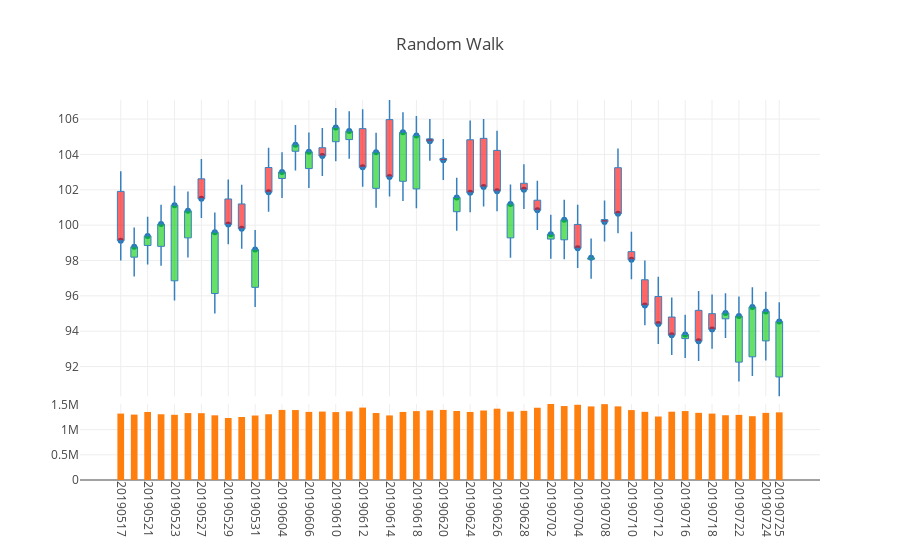

The notebook cell saved with this chart:
### Code cell
fig1 = dgc.PlotlyCandles(df_pseudo.iloc[-50:],number_of_ticks_display=20,title='Random Walk')
iplot(fig1.get_figure())

### Figure 1 — Plotly figure (JSON) as saved in the notebook; plotly's stock layout.template omitted (floating-point values rounded to 4 significant figures)
{"data": [{"hoverinfo": "text", "mode": "markers", "text": ["date: 20190517.0<br>open: 101.91<br>high: 103.05<br>low: 98.0<br>close: 99.12<br>volume: 1317099.0", "date: 20190520.0<br>open: 98.19<br>high: 99.86<br>low: 97.09<br>close: 98.77<br>volume: 1297101.0", "date: 20190521.0<br>open: 98.85<br>high: 100.48<br>low: 97.77<br>close: 99.39<br>volume: 1349345.0", "date: 20190522.0<br>open: 98.8<br>high: 101.16<br>low: 97.7<br>close: 100.06<br>volume: 1303767.0", "date: 20190523.0<br>open: 96.85<br>high: 102.23<br>low: 95.74<br>close: 101.12<br>volume: 1293155.0", "date: 20190524.0<br>open: 99.28<br>high: 101.91<br>low: 98.17<br>close: 100.81<br>volume: 1327404.0", "date: 20190527.0<br>open: 102.62<br>high: 103.74<br>low: 100.4<br>close: 101.49<br>volume: 1325228.0", "date: 20190528.0<br>open: 96.13<br>high: 100.72<br>low: 95.0<br>close: 99.6<br>volume: 1282694.0", "date: 20190529.0<br>open: 101.48<br>high: 102.58<br>low: 98.92<br>close: 100.03<br>volume: 1229502.0", "date: 20190530.0<br>open: 101.2<br>high: 102.29<br>low: 98.67<br>close: 99.79<br>volume: 1249271.0", "date: 20190531.0<br>open: 96.48<br>high: 99.73<br>low: 95.37<br>close: 98.62<br>volume: 1278860.0", "date: 20190603.0<br>open: 103.26<br>high: 104.38<br>low: 100.76<br>close: 101.86<br>volume: 1304090.0", "date: 20190604.0<br>open: 102.64<br>high: 104.12<br>low: 101.53<br>close: 103.01<br>volume: 1390095.0", "date: 20190605.0<br>open: 104.18<br>high: 105.66<br>low: 103.09<br>close: 104.55<br>volume: 1387546.0", "date: 20190606.0<br>open: 103.2<br>high: 105.24<br>low: 102.1<br>close: 104.15<br>volume: 1350877.0", "date: 20190607.0<br>open: 104.38<br>high: 105.49<br>low: 102.78<br>close: 103.91<br>volume: 1357093.0", "date: 20190610.0<br>open: 104.72<br>high: 106.63<br>low: 103.61<br>close: 105.52<br>volume: 1347121.0", "date: 20190611.0<br>open: 104.84<br>high: 106.44<br>low: 103.76<br>close: 105.32<br>volume: 1361006.0", "date: 20190612.0<br>open: 105.46<br>high: 106.55<br>low: 102.17<br>close: 103.27<br>volume: 1436072.0", "date: 20190613.0<br>open: 102.08<br>high: 105.23<br>low: 100.98<br>close: 104.13<br>volume: 1328566.0", "date: 20190614.0<br>open: 105.97<br>high: 107.08<br>low: 101.62<br>close: 102.73<br>volume: 1280587.0", "date: 20190617.0<br>open: 102.48<br>high: 106.38<br>low: 101.37<br>close: 105.25<br>volume: 1349745.0", "date: 20190618.0<br>open: 102.05<br>high: 106.17<br>low: 100.96<br>close: 105.07<br>volume: 1366529.0", "date: 20190619.0<br>open: 104.88<br>high: 106.0<br>low: 103.64<br>close: 104.75<br>volume: 1379434.0", "date: 20190620.0<br>open: 103.77<br>high: 104.87<br>low: 102.55<br>close: 103.67<br>volume: 1390020.0", "date: 20190621.0<br>open: 100.76<br>high: 102.68<br>low: 99.68<br>close: 101.57<br>volume: 1368857.0", "date: 20190624.0<br>open: 104.83<br>high: 105.92<br>low: 100.73<br>close: 101.83<br>volume: 1349611.0", "date: 20190625.0<br>open: 104.91<br>high: 106.01<br>low: 101.06<br>close: 102.16<br>volume: 1378415.0", "date: 20190626.0<br>open: 104.23<br>high: 105.34<br>low: 100.78<br>close: 101.92<br>volume: 1414065.0", "date: 20190627.0<br>open: 99.28<br>high: 102.3<br>low: 98.16<br>close: 101.2<br>volume: 1355548.0", "date: 20190628.0<br>open: 102.37<br>high: 103.45<br>low: 100.91<br>close: 102.0<br>volume: 1371480.0", "date: 20190701.0<br>open: 101.41<br>high: 102.51<br>low: 99.72<br>close: 100.84<br>volume: 1433200.0", "date: 20190702.0<br>open: 99.21<br>high: 100.59<br>low: 98.1<br>close: 99.49<br>volume: 1507285.0", "date: 20190703.0<br>open: 99.17<br>high: 101.43<br>low: 98.07<br>close: 100.3<br>volume: 1467061.0", "date: 20190704.0<br>open: 100.04<br>high: 101.15<br>low: 97.57<br>close: 98.69<br>volume: 1491500.0", "date: 20190705.0<br>open: 98.07<br>high: 99.25<br>low: 96.97<br>close: 98.15<br>volume: 1459459.0", "date: 20190708.0<br>open: 100.31<br>high: 101.4<br>low: 99.07<br>close: 100.18<br>volume: 1504075.0", "date: 20190709.0<br>open: 103.25<br>high: 104.33<br>low: 99.54<br>close: 100.64<br>volume: 1460040.0", "date: 20190710.0<br>open: 98.5<br>high: 99.62<br>low: 96.94<br>close: 98.04<br>volume: 1386740.0", "date: 20190711.0<br>open: 96.91<br>high: 98.0<br>low: 94.34<br>close: 95.46<br>volume: 1352060.0", "date: 20190712.0<br>open: 95.96<br>high: 97.08<br>low: 93.27<br>close: 94.4<br>volume: 1259117.0", "date: 20190715.0<br>open: 94.8<br>high: 95.91<br>low: 92.65<br>close: 93.77<br>volume: 1354809.0", "date: 20190716.0<br>open: 93.58<br>high: 94.93<br>low: 92.48<br>close: 93.81<br>volume: 1367099.0", "date: 20190717.0<br>open: 95.18<br>high: 96.27<br>low: 92.31<br>close: 93.43<br>volume: 1332122.0", "date: 20190718.0<br>open: 94.99<br>high: 96.07<br>low: 93.01<br>close: 94.1<br>volume: 1316868.0", "date: 20190719.0<br>open: 94.7<br>high: 96.14<br>low: 93.61<br>close: 95.03<br>volume: 1284454.0", "date: 20190722.0<br>open: 92.25<br>high: 95.96<br>low: 91.15<br>close: 94.86<br>volume: 1291802.0", "date: 20190723.0<br>open: 92.55<br>high: 96.48<br>low: 91.47<br>close: 95.37<br>volume: 1265041.0", "date: 20190724.0<br>open: 93.45<br>high: 96.23<br>low: 92.34<br>close: 95.12<br>volume: 1331263.0", "date: 20190725.0<br>open: 91.41<br>high: 95.64<br>low: 90.31<br>close: 94.55<br>volume: 1341539.0"], "type": "scatter", "uid": "d278c23a-aed5-11e9-acbd-8c859025e7f9", "x": [1, 2, 3, 4, 5, 6, 7, 8, 9, 10, 11, 12, 13, 14, 15, 16, 17, 18, 19, 20, 21, 22, 23, 24, 25, 26, 27, 28, 29, 30, 31, 32, 33, 34, 35, 36, 37, 38, 39, 40, 41, 42, 43, 44, 45, 46, 47, 48, 49, 50], "xaxis": "x", "y": [99.12, 98.77, 99.39, 100.1, 101.1, 100.8, 101.5, 99.6, 100.0, 99.79, 98.62, 101.9, 103.0, 104.5, 104.2, 103.9, 105.5, 105.3, 103.3, 104.1, 102.7, 105.2, 105.1, 104.8, 103.7, 101.6, 101.8, 102.2, 101.9, 101.2, 102, 100.8, 99.49, 100.3, 98.69, 98.15, 100.2, 100.6, 98.04, 95.46, 94.4, 93.77, 93.81, 93.43, 94.1, 95.03, 94.86, 95.37, 95.12, 94.55], "yaxis": "y"}, {"type": "bar", "uid": "d27a31b4-aed5-11e9-bb1f-8c859025e7f9", "width": 0.5, "x": [1, 2, 3, 4, 5, 6, 7, 8, 9, 10, 11, 12, 13, 14, 15, 16, 17, 18, 19, 20, 21, 22, 23, 24, 25, 26, 27, 28, 29, 30, 31, 32, 33, 34, 35, 36, 37, 38, 39, 40, 41, 42, 43, 44, 45, 46, 47, 48, 49, 50], "xaxis": "x", "y": [1317099, 1297101, 1349345, 1303767, 1293155, 1327404, 1325228, 1282694, 1229502, 1249271, 1278860, 1304090, 1390095, 1387546, 1350877, 1357093, 1347121, 1361006, 1436072, 1328566, 1280587, 1349745, 1366529, 1379434, 1390020, 1368857, 1349611, 1378415, 1414065, 1355548, 1371480, 1433200, 1507285, 1467061, 1491500, 1459459, 1504075, 1460040, 1386740, 1352060, 1259117, 1354809, 1367099, 1332122, 1316868, 1284454, 1291802, 1265041, 1331263, 1341539], "yaxis": "y2"}], "layout": {"margin": {"t": 100}, "shapes": [{"line": {"color": "rgb(55, 128, 191)", "width": 1.5}, "type": "line", "x0": 1, "x1": 1, "y0": 98, "y1": 99.12}, {"line": {"color": "rgb(55, 128, 191)", "width": 1.5}, "type": "line", "x0": 2, "x1": 2, "y0": 97.09, "y1": 98.19}, {"line": {"color": "rgb(55, 128, 191)", "width": 1.5}, "type": "line", "x0": 3, "x1": 3, "y0": 97.77, "y1": 98.85}, {"line": {"color": "rgb(55, 128, 191)", "width": 1.5}, "type": "line", "x0": 4, "x1": 4, "y0": 97.7, "y1": 98.8}, {"line": {"color": "rgb(55, 128, 191)", "width": 1.5}, "type": "line", "x0": 5, "x1": 5, "y0": 95.74, "y1": 96.85}, {"line": {"color": "rgb(55, 128, 191)", "width": 1.5}, "type": "line", "x0": 6, "x1": 6, "y0": 98.17, "y1": 99.28}, {"line": {"color": "rgb(55, 128, 191)", "width": 1.5}, "type": "line", "x0": 7, "x1": 7, "y0": 100.4, "y1": 101.5}, {"line": {"color": "rgb(55, 128, 191)", "width": 1.5}, "type": "line", "x0": 8, "x1": 8, "y0": 95, "y1": 96.13}, {"line": {"color": "rgb(55, 128, 191)", "width": 1.5}, "type": "line", "x0": 9, "x1": 9, "y0": 98.92, "y1": 100.0}, {"line": {"color": "rgb(55, 128, 191)", "width": 1.5}, "type": "line", "x0": 10, "x1": 10, "y0": 98.67, "y1": 99.79}, {"line": {"color": "rgb(55, 128, 191)", "width": 1.5}, "type": "line", "x0": 11, "x1": 11, "y0": 95.37, "y1": 96.48}, {"line": {"color": "rgb(55, 128, 191)", "width": 1.5}, "type": "line", "x0": 12, "x1": 12, "y0": 100.8, "y1": 101.9}, {"line": {"color": "rgb(55, 128, 191)", "width": 1.5}, "type": "line", "x0": 13, "x1": 13, "y0": 101.5, "y1": 102.6}, {"line": {"color": "rgb(55, 128, 191)", "width": 1.5}, "type": "line", "x0": 14, "x1": 14, "y0": 103.1, "y1": 104.2}, {"line": {"color": "rgb(55, 128, 191)", "width": 1.5}, "type": "line", "x0": 15, "x1": 15, "y0": 102.1, "y1": 103.2}, {"line": {"color": "rgb(55, 128, 191)", "width": 1.5}, "type": "line", "x0": 16, "x1": 16, "y0": 102.8, "y1": 103.9}, {"line": {"color": "rgb(55, 128, 191)", "width": 1.5}, "type": "line", "x0": 17, "x1": 17, "y0": 103.6, "y1": 104.7}, {"line": {"color": "rgb(55, 128, 191)", "width": 1.5}, "type": "line", "x0": 18, "x1": 18, "y0": 103.8, "y1": 104.8}, {"line": {"color": "rgb(55, 128, 191)", "width": 1.5}, "type": "line", "x0": 19, "x1": 19, "y0": 102.2, "y1": 103.3}, {"line": {"color": "rgb(55, 128, 191)", "width": 1.5}, "type": "line", "x0": 20, "x1": 20, "y0": 101.0, "y1": 102.1}, {"line": {"color": "rgb(55, 128, 191)", "width": 1.5}, "type": "line", "x0": 21, "x1": 21, "y0": 101.6, "y1": 102.7}, {"line": {"color": "rgb(55, 128, 191)", "width": 1.5}, "type": "line", "x0": 22, "x1": 22, "y0": 101.4, "y1": 102.5}, {"line": {"color": "rgb(55, 128, 191)", "width": 1.5}, "type": "line", "x0": 23, "x1": 23, "y0": 101.0, "y1": 102.0}, {"line": {"color": "rgb(55, 128, 191)", "width": 1.5}, "type": "line", "x0": 24, "x1": 24, "y0": 103.6, "y1": 104.8}, {"line": {"color": "rgb(55, 128, 191)", "width": 1.5}, "type": "line", "x0": 25, "x1": 25, "y0": 102.5, "y1": 103.7}, {"line": {"color": "rgb(55, 128, 191)", "width": 1.5}, "type": "line", "x0": 26, "x1": 26, "y0": 99.68, "y1": 100.8}, {"line": {"color": "rgb(55, 128, 191)", "width": 1.5}, "type": "line", "x0": 27, "x1": 27, "y0": 100.7, "y1": 101.8}, {"line": {"color": "rgb(55, 128, 191)", "width": 1.5}, "type": "line", "x0": 28, "x1": 28, "y0": 101.1, "y1": 102.2}, {"line": {"color": "rgb(55, 128, 191)", "width": 1.5}, "type": "line", "x0": 29, "x1": 29, "y0": 100.8, "y1": 101.9}, {"line": {"color": "rgb(55, 128, 191)", "width": 1.5}, "type": "line", "x0": 30, "x1": 30, "y0": 98.16, "y1": 99.28}, {"line": {"color": "rgb(55, 128, 191)", "width": 1.5}, "type": "line", "x0": 31, "x1": 31, "y0": 100.9, "y1": 102}, {"line": {"color": "rgb(55, 128, 191)", "width": 1.5}, "type": "line", "x0": 32, "x1": 32, "y0": 99.72, "y1": 100.8}, {"line": {"color": "rgb(55, 128, 191)", "width": 1.5}, "type": "line", "x0": 33, "x1": 33, "y0": 98.1, "y1": 99.21}, {"line": {"color": "rgb(55, 128, 191)", "width": 1.5}, "type": "line", "x0": 34, "x1": 34, "y0": 98.07, "y1": 99.17}, {"line": {"color": "rgb(55, 128, 191)", "width": 1.5}, "type": "line", "x0": 35, "x1": 35, "y0": 97.57, "y1": 98.69}, {"line": {"color": "rgb(55, 128, 191)", "width": 1.5}, "type": "line", "x0": 36, "x1": 36, "y0": 96.97, "y1": 98.07}, {"line": {"color": "rgb(55, 128, 191)", "width": 1.5}, "type": "line", "x0": 37, "x1": 37, "y0": 99.07, "y1": 100.2}, {"line": {"color": "rgb(55, 128, 191)", "width": 1.5}, "type": "line", "x0": 38, "x1": 38, "y0": 99.54, "y1": 100.6}, {"line": {"color": "rgb(55, 128, 191)", "width": 1.5}, "type": "line", "x0": 39, "x1": 39, "y0": 96.94, "y1": 98.04}, {"line": {"color": "rgb(55, 128, 191)", "width": 1.5}, "type": "line", "x0": 40, "x1": 40, "y0": 94.34, "y1": 95.46}, {"line": {"color": "rgb(55, 128, 191)", "width": 1.5}, "type": "line", "x0": 41, "x1": 41, "y0": 93.27, "y1": 94.4}, {"line": {"color": "rgb(55, 128, 191)", "width": 1.5}, "type": "line", "x0": 42, "x1": 42, "y0": 92.65, "y1": 93.77}, {"line": {"color": "rgb(55, 128, 191)", "width": 1.5}, "type": "line", "x0": 43, "x1": 43, "y0": 92.48, "y1": 93.58}, {"line": {"color": "rgb(55, 128, 191)", "width": 1.5}, "type": "line", "x0": 44, "x1": 44, "y0": 92.31, "y1": 93.43}, {"line": {"color": "rgb(55, 128, 191)", "width": 1.5}, "type": "line", "x0": 45, "x1": 45, "y0": 93.01, "y1": 94.1}, {"line": {"color": "rgb(55, 128, 191)", "width": 1.5}, "type": "line", "x0": 46, "x1": 46, "y0": 93.61, "y1": 94.7}, {"line": {"color": "rgb(55, 128, 191)", "width": 1.5}, "type": "line", "x0": 47, "x1": 47, "y0": 91.15, "y1": 92.25}, {"line": {"color": "rgb(55, 128, 191)", "width": 1.5}, "type": "line", "x0": 48, "x1": 48, "y0": 91.47, "y1": 92.55}, {"line": {"color": "rgb(55, 128, 191)", "width": 1.5}, "type": "line", "x0": 49, "x1": 49, "y0": 92.34, "y1": 93.45}, {"line": {"color": "rgb(55, 128, 191)", "width": 1.5}, "type": "line", "x0": 50, "x1": 50, "y0": 90.31, "y1": 91.41}, {"fillcolor": "rgba(255, 0, 0, 0.6)", "line": {"color": "rgb(55, 128, 191)", "width": 1}, "type": "rect", "x0": 0.75, "x1": 1.25, "xref": "x", "y0": 99.12, "y1": 101.9, "yref": "y"}, {"fillcolor": "rgba(0, 204, 0, 0.6)", "line": {"color": "rgb(55, 128, 191)", "width": 1}, "type": "rect", "x0": 1.75, "x1": 2.25, "xref": "x", "y0": 98.19, "y1": 98.77, "yref": "y"}, {"fillcolor": "rgba(0, 204, 0, 0.6)", "line": {"color": "rgb(55, 128, 191)", "width": 1}, "type": "rect", "x0": 2.75, "x1": 3.25, "xref": "x", "y0": 98.85, "y1": 99.39, "yref": "y"}, {"fillcolor": "rgba(0, 204, 0, 0.6)", "line": {"color": "rgb(55, 128, 191)", "width": 1}, "type": "rect", "x0": 3.75, "x1": 4.25, "xref": "x", "y0": 98.8, "y1": 100.1, "yref": "y"}, {"fillcolor": "rgba(0, 204, 0, 0.6)", "line": {"color": "rgb(55, 128, 191)", "width": 1}, "type": "rect", "x0": 4.75, "x1": 5.25, "xref": "x", "y0": 96.85, "y1": 101.1, "yref": "y"}, {"fillcolor": "rgba(0, 204, 0, 0.6)", "line": {"color": "rgb(55, 128, 191)", "width": 1}, "type": "rect", "x0": 5.75, "x1": 6.25, "xref": "x", "y0": 99.28, "y1": 100.8, "yref": "y"}, {"fillcolor": "rgba(255, 0, 0, 0.6)", "line": {"color": "rgb(55, 128, 191)", "width": 1}, "type": "rect", "x0": 6.75, "x1": 7.25, "xref": "x", "y0": 101.5, "y1": 102.6, "yref": "y"}, {"fillcolor": "rgba(0, 204, 0, 0.6)", "line": {"color": "rgb(55, 128, 191)", "width": 1}, "type": "rect", "x0": 7.75, "x1": 8.25, "xref": "x", "y0": 96.13, "y1": 99.6, "yref": "y"}, {"fillcolor": "rgba(255, 0, 0, 0.6)", "line": {"color": "rgb(55, 128, 191)", "width": 1}, "type": "rect", "x0": 8.75, "x1": 9.25, "xref": "x", "y0": 100.0, "y1": 101.5, "yref": "y"}, {"fillcolor": "rgba(255, 0, 0, 0.6)", "line": {"color": "rgb(55, 128, 191)", "width": 1}, "type": "rect", "x0": 9.75, "x1": 10.25, "xref": "x", "y0": 99.79, "y1": 101.2, "yref": "y"}, {"fillcolor": "rgba(0, 204, 0, 0.6)", "line": {"color": "rgb(55, 128, 191)", "width": 1}, "type": "rect", "x0": 10.75, "x1": 11.25, "xref": "x", "y0": 96.48, "y1": 98.62, "yref": "y"}, {"fillcolor": "rgba(255, 0, 0, 0.6)", "line": {"color": "rgb(55, 128, 191)", "width": 1}, "type": "rect", "x0": 11.75, "x1": 12.25, "xref": "x", "y0": 101.9, "y1": 103.3, "yref": "y"}, {"fillcolor": "rgba(0, 204, 0, 0.6)", "line": {"color": "rgb(55, 128, 191)", "width": 1}, "type": "rect", "x0": 12.75, "x1": 13.25, "xref": "x", "y0": 102.6, "y1": 103.0, "yref": "y"}, {"fillcolor": "rgba(0, 204, 0, 0.6)", "line": {"color": "rgb(55, 128, 191)", "width": 1}, "type": "rect", "x0": 13.75, "x1": 14.25, "xref": "x", "y0": 104.2, "y1": 104.5, "yref": "y"}, {"fillcolor": "rgba(0, 204, 0, 0.6)", "line": {"color": "rgb(55, 128, 191)", "width": 1}, "type": "rect", "x0": 14.75, "x1": 15.25, "xref": "x", "y0": 103.2, "y1": 104.2, "yref": "y"}, {"fillcolor": "rgba(255, 0, 0, 0.6)", "line": {"color": "rgb(55, 128, 191)", "width": 1}, "type": "rect", "x0": 15.75, "x1": 16.25, "xref": "x", "y0": 103.9, "y1": 104.4, "yref": "y"}, {"fillcolor": "rgba(0, 204, 0, 0.6)", "line": {"color": "rgb(55, 128, 191)", "width": 1}, "type": "rect", "x0": 16.75, "x1": 17.25, "xref": "x", "y0": 104.7, "y1": 105.5, "yref": "y"}, {"fillcolor": "rgba(0, 204, 0, 0.6)", "line": {"color": "rgb(55, 128, 191)", "width": 1}, "type": "rect", "x0": 17.75, "x1": 18.25, "xref": "x", "y0": 104.8, "y1": 105.3, "yref": "y"}, {"fillcolor": "rgba(255, 0, 0, 0.6)", "line": {"color": "rgb(55, 128, 191)", "width": 1}, "type": "rect", "x0": 18.75, "x1": 19.25, "xref": "x", "y0": 103.3, "y1": 105.5, "yref": "y"}, {"fillcolor": "rgba(0, 204, 0, 0.6)", "line": {"color": "rgb(55, 128, 191)", "width": 1}, "type": "rect", "x0": 19.75, "x1": 20.25, "xref": "x", "y0": 102.1, "y1": 104.1, "yref": "y"}, {"fillcolor": "rgba(255, 0, 0, 0.6)", "line": {"color": "rgb(55, 128, 191)", "width": 1}, "type": "rect", "x0": 20.75, "x1": 21.25, "xref": "x", "y0": 102.7, "y1": 106.0, "yref": "y"}, {"fillcolor": "rgba(0, 204, 0, 0.6)", "line": {"color": "rgb(55, 128, 191)", "width": 1}, "type": "rect", "x0": 21.75, "x1": 22.25, "xref": "x", "y0": 102.5, "y1": 105.2, "yref": "y"}, {"fillcolor": "rgba(0, 204, 0, 0.6)", "line": {"color": "rgb(55, 128, 191)", "width": 1}, "type": "rect", "x0": 22.75, "x1": 23.25, "xref": "x", "y0": 102.0, "y1": 105.1, "yref": "y"}, {"fillcolor": "rgba(255, 0, 0, 0.6)", "line": {"color": "rgb(55, 128, 191)", "width": 1}, "type": "rect", "x0": 23.75, "x1": 24.25, "xref": "x", "y0": 104.8, "y1": 104.9, "yref": "y"}, {"fillcolor": "rgba(255, 0, 0, 0.6)", "line": {"color": "rgb(55, 128, 191)", "width": 1}, "type": "rect", "x0": 24.75, "x1": 25.25, "xref": "x", "y0": 103.7, "y1": 103.8, "yref": "y"}, {"fillcolor": "rgba(0, 204, 0, 0.6)", "line": {"color": "rgb(55, 128, 191)", "width": 1}, "type": "rect", "x0": 25.75, "x1": 26.25, "xref": "x", "y0": 100.8, "y1": 101.6, "yref": "y"}, {"fillcolor": "rgba(255, 0, 0, 0.6)", "line": {"color": "rgb(55, 128, 191)", "width": 1}, "type": "rect", "x0": 26.75, "x1": 27.25, "xref": "x", "y0": 101.8, "y1": 104.8, "yref": "y"}, {"fillcolor": "rgba(255, 0, 0, 0.6)", "line": {"color": "rgb(55, 128, 191)", "width": 1}, "type": "rect", "x0": 27.75, "x1": 28.25, "xref": "x", "y0": 102.2, "y1": 104.9, "yref": "y"}, {"fillcolor": "rgba(255, 0, 0, 0.6)", "line": {"color": "rgb(55, 128, 191)", "width": 1}, "type": "rect", "x0": 28.75, "x1": 29.25, "xref": "x", "y0": 101.9, "y1": 104.2, "yref": "y"}, {"fillcolor": "rgba(0, 204, 0, 0.6)", "line": {"color": "rgb(55, 128, 191)", "width": 1}, "type": "rect", "x0": 29.75, "x1": 30.25, "xref": "x", "y0": 99.28, "y1": 101.2, "yref": "y"}, {"fillcolor": "rgba(255, 0, 0, 0.6)", "line": {"color": "rgb(55, 128, 191)", "width": 1}, "type": "rect", "x0": 30.75, "x1": 31.25, "xref": "x", "y0": 102, "y1": 102.4, "yref": "y"}, {"fillcolor": "rgba(255, 0, 0, 0.6)", "line": {"color": "rgb(55, 128, 191)", "width": 1}, "type": "rect", "x0": 31.75, "x1": 32.25, "xref": "x", "y0": 100.8, "y1": 101.4, "yref": "y"}, {"fillcolor": "rgba(0, 204, 0, 0.6)", "line": {"color": "rgb(55, 128, 191)", "width": 1}, "type": "rect", "x0": 32.75, "x1": 33.25, "xref": "x", "y0": 99.21, "y1": 99.49, "yref": "y"}, {"fillcolor": "rgba(0, 204, 0, 0.6)", "line": {"color": "rgb(55, 128, 191)", "width": 1}, "type": "rect", "x0": 33.75, "x1": 34.25, "xref": "x", "y0": 99.17, "y1": 100.3, "yref": "y"}, {"fillcolor": "rgba(255, 0, 0, 0.6)", "line": {"color": "rgb(55, 128, 191)", "width": 1}, "type": "rect", "x0": 34.75, "x1": 35.25, "xref": "x", "y0": 98.69, "y1": 100.0, "yref": "y"}, {"fillcolor": "rgba(0, 204, 0, 0.6)", "line": {"color": "rgb(55, 128, 191)", "width": 1}, "type": "rect", "x0": 35.75, "x1": 36.25, "xref": "x", "y0": 98.07, "y1": 98.15, "yref": "y"}, {"fillcolor": "rgba(255, 0, 0, 0.6)", "line": {"color": "rgb(55, 128, 191)", "width": 1}, "type": "rect", "x0": 36.75, "x1": 37.25, "xref": "x", "y0": 100.2, "y1": 100.3, "yref": "y"}, {"fillcolor": "rgba(255, 0, 0, 0.6)", "line": {"color": "rgb(55, 128, 191)", "width": 1}, "type": "rect", "x0": 37.75, "x1": 38.25, "xref": "x", "y0": 100.6, "y1": 103.2, "yref": "y"}, {"fillcolor": "rgba(255, 0, 0, 0.6)", "line": {"color": "rgb(55, 128, 191)", "width": 1}, "type": "rect", "x0": 38.75, "x1": 39.25, "xref": "x", "y0": 98.04, "y1": 98.5, "yref": "y"}, {"fillcolor": "rgba(255, 0, 0, 0.6)", "line": {"color": "rgb(55, 128, 191)", "width": 1}, "type": "rect", "x0": 39.75, "x1": 40.25, "xref": "x", "y0": 95.46, "y1": 96.91, "yref": "y"}, {"fillcolor": "rgba(255, 0, 0, 0.6)", "line": {"color": "rgb(55, 128, 191)", "width": 1}, "type": "rect", "x0": 40.75, "x1": 41.25, "xref": "x", "y0": 94.4, "y1": 95.96, "yref": "y"}, {"fillcolor": "rgba(255, 0, 0, 0.6)", "line": {"color": "rgb(55, 128, 191)", "width": 1}, "type": "rect", "x0": 41.75, "x1": 42.25, "xref": "x", "y0": 93.77, "y1": 94.8, "yref": "y"}, {"fillcolor": "rgba(0, 204, 0, 0.6)", "line": {"color": "rgb(55, 128, 191)", "width": 1}, "type": "rect", "x0": 42.75, "x1": 43.25, "xref": "x", "y0": 93.58, "y1": 93.81, "yref": "y"}, {"fillcolor": "rgba(255, 0, 0, 0.6)", "line": {"color": "rgb(55, 128, 191)", "width": 1}, "type": "rect", "x0": 43.75, "x1": 44.25, "xref": "x", "y0": 93.43, "y1": 95.18, "yref": "y"}, {"fillcolor": "rgba(255, 0, 0, 0.6)", "line": {"color": "rgb(55, 128, 191)", "width": 1}, "type": "rect", "x0": 44.75, "x1": 45.25, "xref": "x", "y0": 94.1, "y1": 94.99, "yref": "y"}, {"fillcolor": "rgba(0, 204, 0, 0.6)", "line": {"color": "rgb(55, 128, 191)", "width": 1}, "type": "rect", "x0": 45.75, "x1": 46.25, "xref": "x", "y0": 94.7, "y1": 95.03, "yref": "y"}, {"fillcolor": "rgba(0, 204, 0, 0.6)", "line": {"color": "rgb(55, 128, 191)", "width": 1}, "type": "rect", "x0": 46.75, "x1": 47.25, "xref": "x", "y0": 92.25, "y1": 94.86, "yref": "y"}, {"fillcolor": "rgba(0, 204, 0, 0.6)", "line": {"color": "rgb(55, 128, 191)", "width": 1}, "type": "rect", "x0": 47.75, "x1": 48.25, "xref": "x", "y0": 92.55, "y1": 95.37, "yref": "y"}, {"fillcolor": "rgba(0, 204, 0, 0.6)", "line": {"color": "rgb(55, 128, 191)", "width": 1}, "type": "rect", "x0": 48.75, "x1": 49.25, "xref": "x", "y0": 93.45, "y1": 95.12, "yref": "y"}, {"fillcolor": "rgba(0, 204, 0, 0.6)", "line": {"color": "rgb(55, 128, 191)", "width": 1}, "type": "rect", "x0": 49.75, "x1": 50.25, "xref": "x", "y0": 91.41, "y1": 94.55, "yref": "y"}, {"line": {"color": "rgb(55, 128, 191)", "width": 1.5}, "type": "line", "x0": 1, "x1": 1, "y0": 101.9, "y1": 103.0}, {"line": {"color": "rgb(55, 128, 191)", "width": 1.5}, "type": "line", "x0": 2, "x1": 2, "y0": 98.77, "y1": 99.86}, {"line": {"color": "rgb(55, 128, 191)", "width": 1.5}, "type": "line", "x0": 3, "x1": 3, "y0": 99.39, "y1": 100.5}, {"line": {"color": "rgb(55, 128, 191)", "width": 1.5}, "type": "line", "x0": 4, "x1": 4, "y0": 100.1, "y1": 101.2}, {"line": {"color": "rgb(55, 128, 191)", "width": 1.5}, "type": "line", "x0": 5, "x1": 5, "y0": 101.1, "y1": 102.2}, {"line": {"color": "rgb(55, 128, 191)", "width": 1.5}, "type": "line", "x0": 6, "x1": 6, "y0": 100.8, "y1": 101.9}, {"line": {"color": "rgb(55, 128, 191)", "width": 1.5}, "type": "line", "x0": 7, "x1": 7, "y0": 102.6, "y1": 103.7}, {"line": {"color": "rgb(55, 128, 191)", "width": 1.5}, "type": "line", "x0": 8, "x1": 8, "y0": 99.6, "y1": 100.7}, {"line": {"color": "rgb(55, 128, 191)", "width": 1.5}, "type": "line", "x0": 9, "x1": 9, "y0": 101.5, "y1": 102.6}, {"line": {"color": "rgb(55, 128, 191)", "width": 1.5}, "type": "line", "x0": 10, "x1": 10, "y0": 101.2, "y1": 102.3}, {"line": {"color": "rgb(55, 128, 191)", "width": 1.5}, "type": "line", "x0": 11, "x1": 11, "y0": 98.62, "y1": 99.73}, {"line": {"color": "rgb(55, 128, 191)", "width": 1.5}, "type": "line", "x0": 12, "x1": 12, "y0": 103.3, "y1": 104.4}, {"line": {"color": "rgb(55, 128, 191)", "width": 1.5}, "type": "line", "x0": 13, "x1": 13, "y0": 103.0, "y1": 104.1}, {"line": {"color": "rgb(55, 128, 191)", "width": 1.5}, "type": "line", "x0": 14, "x1": 14, "y0": 104.5, "y1": 105.7}, {"line": {"color": "rgb(55, 128, 191)", "width": 1.5}, "type": "line", "x0": 15, "x1": 15, "y0": 104.2, "y1": 105.2}, {"line": {"color": "rgb(55, 128, 191)", "width": 1.5}, "type": "line", "x0": 16, "x1": 16, "y0": 104.4, "y1": 105.5}, {"line": {"color": "rgb(55, 128, 191)", "width": 1.5}, "type": "line", "x0": 17, "x1": 17, "y0": 105.5, "y1": 106.6}, {"line": {"color": "rgb(55, 128, 191)", "width": 1.5}, "type": "line", "x0": 18, "x1": 18, "y0": 105.3, "y1": 106.4}, {"line": {"color": "rgb(55, 128, 191)", "width": 1.5}, "type": "line", "x0": 19, "x1": 19, "y0": 105.5, "y1": 106.5}, {"line": {"color": "rgb(55, 128, 191)", "width": 1.5}, "type": "line", "x0": 20, "x1": 20, "y0": 104.1, "y1": 105.2}, {"line": {"color": "rgb(55, 128, 191)", "width": 1.5}, "type": "line", "x0": 21, "x1": 21, "y0": 106.0, "y1": 107.1}, {"line": {"color": "rgb(55, 128, 191)", "width": 1.5}, "type": "line", "x0": 22, "x1": 22, "y0": 105.2, "y1": 106.4}, {"line": {"color": "rgb(55, 128, 191)", "width": 1.5}, "type": "line", "x0": 23, "x1": 23, "y0": 105.1, "y1": 106.2}, {"line": {"color": "rgb(55, 128, 191)", "width": 1.5}, "type": "line", "x0": 24, "x1": 24, "y0": 104.9, "y1": 106}, {"line": {"color": "rgb(55, 128, 191)", "width": 1.5}, "type": "line", "x0": 25, "x1": 25, "y0": 103.8, "y1": 104.9}, {"line": {"color": "rgb(55, 128, 191)", "width": 1.5}, "type": "line", "x0": 26, "x1": 26, "y0": 101.6, "y1": 102.7}, {"line": {"color": "rgb(55, 128, 191)", "width": 1.5}, "type": "line", "x0": 27, "x1": 27, "y0": 104.8, "y1": 105.9}, {"line": {"color": "rgb(55, 128, 191)", "width": 1.5}, "type": "line", "x0": 28, "x1": 28, "y0": 104.9, "y1": 106.0}, {"line": {"color": "rgb(55, 128, 191)", "width": 1.5}, "type": "line", "x0": 29, "x1": 29, "y0": 104.2, "y1": 105.3}, {"line": {"color": "rgb(55, 128, 191)", "width": 1.5}, "type": "line", "x0": 30, "x1": 30, "y0": 101.2, "y1": 102.3}, {"line": {"color": "rgb(55, 128, 191)", "width": 1.5}, "type": "line", "x0": 31, "x1": 31, "y0": 102.4, "y1": 103.5}, {"line": {"color": "rgb(55, 128, 191)", "width": 1.5}, "type": "line", "x0": 32, "x1": 32, "y0": 101.4, "y1": 102.5}, {"line": {"color": "rgb(55, 128, 191)", "width": 1.5}, "type": "line", "x0": 33, "x1": 33, "y0": 99.49, "y1": 100.6}, {"line": {"color": "rgb(55, 128, 191)", "width": 1.5}, "type": "line", "x0": 34, "x1": 34, "y0": 100.3, "y1": 101.4}, {"line": {"color": "rgb(55, 128, 191)", "width": 1.5}, "type": "line", "x0": 35, "x1": 35, "y0": 100.0, "y1": 101.2}, {"line": {"color": "rgb(55, 128, 191)", "width": 1.5}, "type": "line", "x0": 36, "x1": 36, "y0": 98.15, "y1": 99.25}, {"line": {"color": "rgb(55, 128, 191)", "width": 1.5}, "type": "line", "x0": 37, "x1": 37, "y0": 100.3, "y1": 101.4}, {"line": {"color": "rgb(55, 128, 191)", "width": 1.5}, "type": "line", "x0": 38, "x1": 38, "y0": 103.2, "y1": 104.3}, {"line": {"color": "rgb(55, 128, 191)", "width": 1.5}, "type": "line", "x0": 39, "x1": 39, "y0": 98.5, "y1": 99.62}, {"line": {"color": "rgb(55, 128, 191)", "width": 1.5}, "type": "line", "x0": 40, "x1": 40, "y0": 96.91, "y1": 98}, {"line": {"color": "rgb(55, 128, 191)", "width": 1.5}, "type": "line", "x0": 41, "x1": 41, "y0": 95.96, "y1": 97.08}, {"line": {"color": "rgb(55, 128, 191)", "width": 1.5}, "type": "line", "x0": 42, "x1": 42, "y0": 94.8, "y1": 95.91}, {"line": {"color": "rgb(55, 128, 191)", "width": 1.5}, "type": "line", "x0": 43, "x1": 43, "y0": 93.81, "y1": 94.93}, {"line": {"color": "rgb(55, 128, 191)", "width": 1.5}, "type": "line", "x0": 44, "x1": 44, "y0": 95.18, "y1": 96.27}, {"line": {"color": "rgb(55, 128, 191)", "width": 1.5}, "type": "line", "x0": 45, "x1": 45, "y0": 94.99, "y1": 96.07}, {"line": {"color": "rgb(55, 128, 191)", "width": 1.5}, "type": "line", "x0": 46, "x1": 46, "y0": 95.03, "y1": 96.14}, {"line": {"color": "rgb(55, 128, 191)", "width": 1.5}, "type": "line", "x0": 47, "x1": 47, "y0": 94.86, "y1": 95.96}, {"line": {"color": "rgb(55, 128, 191)", "width": 1.5}, "type": "line", "x0": 48, "x1": 48, "y0": 95.37, "y1": 96.48}, {"line": {"color": "rgb(55, 128, 191)", "width": 1.5}, "type": "line", "x0": 49, "x1": 49, "y0": 95.12, "y1": 96.23}, {"line": {"color": "rgb(55, 128, 191)", "width": 1.5}, "type": "line", "x0": 50, "x1": 50, "y0": 94.55, "y1": 95.64}], "showlegend": false, "title": "Random Walk", "xaxis": {"anchor": "y2", "showgrid": true, "showticklabels": true, "tickangle": 90, "tickmode": "array", "ticktext": [20190517, 20190521, 20190523, 20190527, 20190529, 20190531, 20190604, 20190606, 20190610, 20190612, 20190614, 20190618, 20190620, 20190624, 20190626, 20190628, 20190702, 20190704, 20190708, 20190710, 20190712, 20190716, 20190718, 20190722, 20190724, 20190725], "tickvals": [1, 3, 5, 7, 9, 11, 13, 15, 17, 19, 21, 23, 25, 27, 29, 31, 33, 35, 37, 39, 41, 43, 45, 47, 49, 50]}, "yaxis": {"domain": [0.22, 1], "range": [90.31, 107.1]}, "yaxis2": {"domain": [0, 0.2], "range": [0, 1507285]}}}
